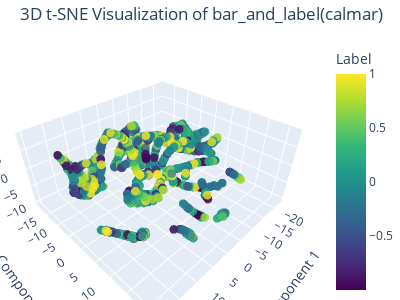
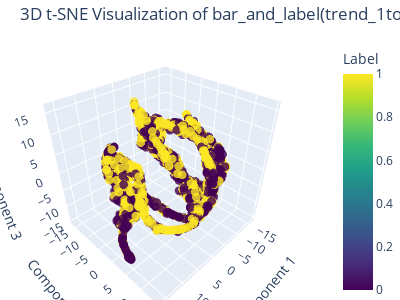
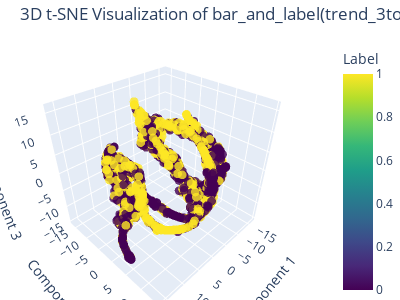
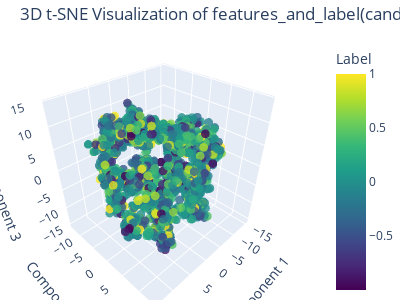

The code cell stored with these charts, in order, in its notebook:
### Markdown cell above
<div style="font-size:10px">

| **Aspect** | **MLE (Maximum Likelihood Estimation) 最大似然估计** | **MAP (Maximum A Posteriori Estimation) 最大后验估计** |
|------------|------------------------------------------|--------------------------------------------|
| **Objective** | Estimate parameter $\theta$ that maximizes the likelihood of the observed data. | Estimate parameter $\theta$ that maximizes the posterior probability given the data. |
| **Optimization Goal** | $\displaystyle \hat{\theta}_{\text{MLE}} = \arg\max_{\theta} P(D \mid \theta)$ | $\displaystyle \hat{\theta}_{\text{MAP}} = \arg\max_{\theta} P(\theta \mid D)$ |
| **Formula Derivation** | Maximize the likelihood: <br> $\displaystyle \mathcal{L}(\theta) = \prod_{i=1}^{n} P(x_i \mid \theta)$ <br> Take the log: <br> $\displaystyle \log \mathcal{L}(\theta) = \sum_{i=1}^{n} \log P(x_i \mid \theta)$ <br> Then: <br> $\displaystyle \hat{\theta}_{\text{MLE}} = \arg\max_{\theta} \log P(D \mid \theta)$ | Use Bayes’ Theorem: <br> $\displaystyle P(\theta \mid D) = \frac{P(D \mid \theta) P(\theta)}{P(D)}$ <br> Ignore constant $P(D)$: <br> $\displaystyle \hat{\theta}_{\text{MAP}} = \arg\max_{\theta} P(D \mid \theta) P(\theta)$ <br> or log-form: <br> $\displaystyle \hat{\theta}_{\text{MAP}} = \arg\max_{\theta} \left[ \log P(D \mid \theta) + \log P(\theta) \right]$ |
| **Includes Prior?** | ❌ No | ✅ Yes |
| **Sensitivity to Prior** | Not sensitive (no prior used) | Sensitive to prior choice |
| **Overfitting Risk** | Higher, especially for small data | Lower, prior acts as regularizer |
| **Asymptotic Behavior** | As $n \to \infty$, MLE is consistent | As $n \to \infty$, MAP $\to$ MLE |
| **Computational Complexity** | Lower (no prior term) | Higher (includes prior) |
| **Interpretation** | Frequentist — parameters are fixed | Bayesian — parameters are random variables |
| **Uniform Prior Case** | MLE = MAP | Yes, if $P(\theta)$ is uniform |
| **Regularization View** | No regularization | Prior acts like regularization <br> Gaussian prior $\Rightarrow L_2$ <br> Laplace prior $\Rightarrow L_1$ |
| **Example: Gaussian Likelihood** | $x_i \sim \mathcal{N}(\mu, \sigma^2)$ <br> $\displaystyle \hat{\mu}_{\text{MLE}} = \frac{1}{n} \sum x_i$ | Prior: $\mu \sim \mathcal{N}(\mu_0, \tau^2)$ <br> $\displaystyle \hat{\mu}_{\text{MAP}} = \frac{n\sigma^{-2}}{n\sigma^{-2} + \tau^{-2}} \bar{x} + \frac{\tau^{-2}}{n\sigma^{-2} + \tau^{-2}} \mu_0$ |

<div>

### Code cell
# Visualize our dataset

# | Method                | Class Separability  | Ground Truth Alignment | Generalization        |
# | --------------------- | ------------------- | ---------------------- | --------------------- |
# | PCA                   | Low (linear)        | Weak                   | Good                  |
# | t-SNE                 | High (local)        | Moderate               | Poor (non-parametric) |
# | UMAP (unsupervised)   | High (local/global) | Moderate               | Good                  |
# | **UMAP (supervised)** | **Very High**       | **Strong**             | Good (but biased)     |

import os
import pandas as pd
import numpy as np
from sklearn.manifold import TSNE
from sklearn.model_selection import train_test_split
from sklearn.preprocessing import StandardScaler
import plotly.graph_objects as go

datas = [
    'bar_and_label(calmar)',
    'bar_and_label(trend_1to8)',
    'bar_and_label(trend_3to24)',
    'features_and_label(candlestick_calmar)',
    'features_and_label(candlestick_trend_3to24)',
    'features_and_label(tsfresh_calmar)',
    'features_and_label(tsfresh_trend_3to24)',
]

def viz(data: str):
    print(f"Visualizing {data} dataset...")
    raw_data = pd.read_parquet(os.path.join(os.getcwd(), f'{data}.parquet'))
    df = raw_data[-(12 * 24 * 7 * 1):].copy()  # Last 1 day

    # Classify labels (optional, here just use existing label)
    y = df['label']
    X = df.drop(columns=['label'])

    # Scale and split
    scaler = StandardScaler()
    X_scaled = scaler.fit_transform(X)

    X_train, X_test, y_train, y_test = train_test_split(
        X_scaled, y, test_size=0.01, shuffle=False
    )

    # 3D t-SNE
    tsne = TSNE(n_components=3, perplexity=30, learning_rate=200, max_iter=500, random_state=42)
    X_tsne = tsne.fit_transform(X_train)

    # Plotly 3D scatter plot
    fig = go.Figure(data=go.Scatter3d(
        x=X_tsne[:, 0],
        y=X_tsne[:, 1],
        z=X_tsne[:, 2],
        mode='markers',
        marker=dict(
            size=3,
            color=y_train,  # Color by label
            colorscale='Viridis',
            opacity=0.8,
            colorbar=dict(title="Label")
        ),
        text=[f"Label: {label}" for label in y_train]
    ))

    fig.update_layout(
        title=f"3D t-SNE Visualization of {data}",
        scene=dict(
            xaxis_title='Component 1',
            yaxis_title='Component 2',
            zaxis_title='Component 3'
        ),
        width=400,   # Set plot width (in pixels)
        height=300,  # Set plot height (in pixels)
        margin=dict(l=0, r=0, b=0, t=40)
    )

    fig.show()

for data in datas:
    viz(data)

### Figure 1 — Plotly figure (JSON) as saved in the notebook; plotly's stock layout.template omitted (floating-point values rounded to 4 significant figures; data arrays with more than 128 entries replaced by an {"elided": "..."} marker saying what was removed)
{"data": [{"marker": {"color": {"elided": "1995 float values"}, "colorbar": {"title": {"text": "Label"}}, "colorscale": [[0, "#440154"], [0.1111, "#482878"], [0.2222, "#3e4989"], [0.3333, "#31688e"], [0.4444, "#26828e"], [0.5556, "#1f9e89"], [0.6667, "#35b779"], [0.7778, "#6ece58"], [0.8889, "#b5de2b"], [1, "#fde725"]], "opacity": 0.8, "size": 3}, "mode": "markers", "text": {"elided": "1995 str values"}, "type": "scatter3d", "x": {"elided": "1995 float values"}, "y": {"elided": "1995 float values"}, "z": {"elided": "1995 float values"}}], "layout": {"height": 300, "margin": {"b": 0, "l": 0, "r": 0, "t": 40}, "scene": {"xaxis": {"title": {"text": "Component 1"}}, "yaxis": {"title": {"text": "Component 2"}}, "zaxis": {"title": {"text": "Component 3"}}}, "title": {"text": "3D t-SNE Visualization of bar_and_label(calmar)"}, "width": 400}}

### Figure 2 — Plotly figure (JSON) as saved in the notebook; plotly's stock layout.template omitted (floating-point values rounded to 4 significant figures; data arrays with more than 128 entries replaced by an {"elided": "..."} marker saying what was removed)
{"data": [{"marker": {"color": {"elided": "1995 int values"}, "colorbar": {"title": {"text": "Label"}}, "colorscale": [[0, "#440154"], [0.1111, "#482878"], [0.2222, "#3e4989"], [0.3333, "#31688e"], [0.4444, "#26828e"], [0.5556, "#1f9e89"], [0.6667, "#35b779"], [0.7778, "#6ece58"], [0.8889, "#b5de2b"], [1, "#fde725"]], "opacity": 0.8, "size": 3}, "mode": "markers", "text": {"elided": "1995 str values"}, "type": "scatter3d", "x": {"elided": "1995 float values"}, "y": {"elided": "1995 float values"}, "z": {"elided": "1995 float values"}}], "layout": {"height": 300, "margin": {"b": 0, "l": 0, "r": 0, "t": 40}, "scene": {"xaxis": {"title": {"text": "Component 1"}}, "yaxis": {"title": {"text": "Component 2"}}, "zaxis": {"title": {"text": "Component 3"}}}, "title": {"text": "3D t-SNE Visualization of bar_and_label(trend_1to8)"}, "width": 400}}

### Figure 3 — Plotly figure (JSON) as saved in the notebook; plotly's stock layout.template omitted (floating-point values rounded to 4 significant figures; data arrays with more than 128 entries replaced by an {"elided": "..."} marker saying what was removed)
{"data": [{"marker": {"color": {"elided": "1995 int values"}, "colorbar": {"title": {"text": "Label"}}, "colorscale": [[0, "#440154"], [0.1111, "#482878"], [0.2222, "#3e4989"], [0.3333, "#31688e"], [0.4444, "#26828e"], [0.5556, "#1f9e89"], [0.6667, "#35b779"], [0.7778, "#6ece58"], [0.8889, "#b5de2b"], [1, "#fde725"]], "opacity": 0.8, "size": 3}, "mode": "markers", "text": {"elided": "1995 str values"}, "type": "scatter3d", "x": {"elided": "1995 float values"}, "y": {"elided": "1995 float values"}, "z": {"elided": "1995 float values"}}], "layout": {"height": 300, "margin": {"b": 0, "l": 0, "r": 0, "t": 40}, "scene": {"xaxis": {"title": {"text": "Component 1"}}, "yaxis": {"title": {"text": "Component 2"}}, "zaxis": {"title": {"text": "Component 3"}}}, "title": {"text": "3D t-SNE Visualization of bar_and_label(trend_3to24)"}, "width": 400}}

### Figure 4 — Plotly figure (JSON) as saved in the notebook; plotly's stock layout.template omitted (floating-point values rounded to 4 significant figures; data arrays with more than 128 entries replaced by an {"elided": "..."} marker saying what was removed)
{"data": [{"marker": {"color": {"elided": "1995 float values"}, "colorbar": {"title": {"text": "Label"}}, "colorscale": [[0, "#440154"], [0.1111, "#482878"], [0.2222, "#3e4989"], [0.3333, "#31688e"], [0.4444, "#26828e"], [0.5556, "#1f9e89"], [0.6667, "#35b779"], [0.7778, "#6ece58"], [0.8889, "#b5de2b"], [1, "#fde725"]], "opacity": 0.8, "size": 3}, "mode": "markers", "text": {"elided": "1995 str values"}, "type": "scatter3d", "x": {"elided": "1995 float values"}, "y": {"elided": "1995 float values"}, "z": {"elided": "1995 float values"}}], "layout": {"height": 300, "margin": {"b": 0, "l": 0, "r": 0, "t": 40}, "scene": {"xaxis": {"title": {"text": "Component 1"}}, "yaxis": {"title": {"text": "Component 2"}}, "zaxis": {"title": {"text": "Component 3"}}}, "title": {"text": "3D t-SNE Visualization of features_and_label(candlestick_calmar)"}, "width": 400}}
